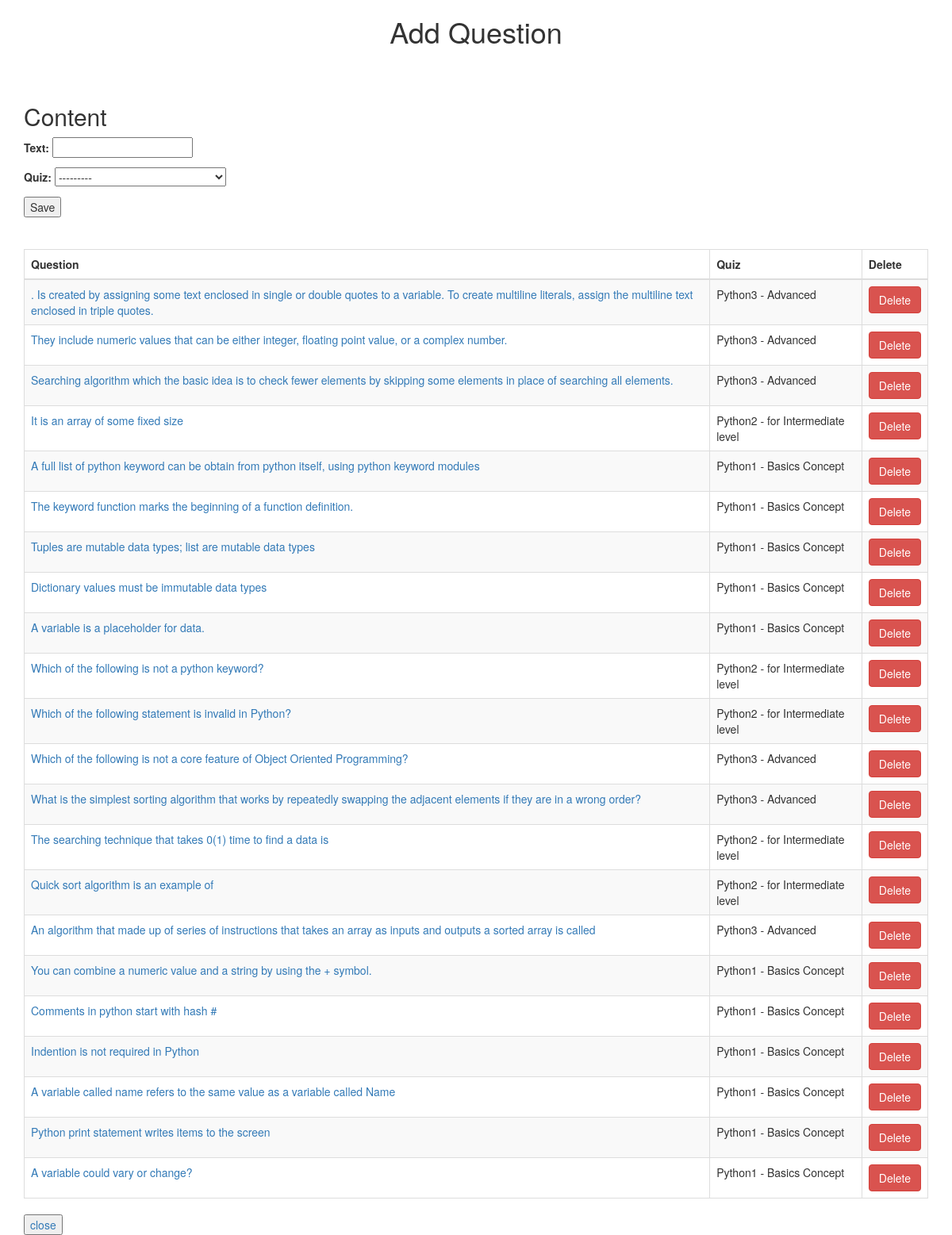
The app's page /add_question/ (signed in) with its own data.
### questions/models.py (models this page shows, shortened)
class Question(models.Model):
	text = models.CharField(max_length=200)
	quiz = models.ForeignKey(Quiz, on_delete = models.CASCADE)
	created = models.DateTimeField(auto_now_add = True)

### quizez/models.py (models this page shows, shortened)
class Quiz(models.Model):
    name = models.CharField(max_length=200)
    topic = models.CharField(max_length=200)
    number_of_questions = models.IntegerField()
    time = models.IntegerField(help_text="Duration of quiz in minutes")
    required_score_to_pass = models.IntegerField(
        help_text="Required Score to pass")
    difficulty = models.CharField(
        max_length=12, choices=DIFF_CHOICES, default="Select")
    def __str__(self):
        return f"{self.name} - {self.topic}"
    class Meta:
        verbose_name_plural = 'Quizes'

### quizez/views.py (the view)
# urls.py: path('add_question/', views.add_question, name='add_question'),
@login_required
def add_question(request):
    questions = Question.objects.all()
    questions = Question.objects.filter().order_by('-id')
    if request.method == "POST":
        form = QuestionForm(request.POST)
        if form.is_valid():
            form.save()
            return render(request, "quizez/add_question.html")
    else:
        form = QuestionForm()
    return render(request, "quizez/add_question.html", {'form': form, 'questions': questions})

### quizez/forms.py
class QuestionForm(forms.ModelForm):
    class Meta:
        model = Question
        fields = ('text', 'quiz')

### quizez/templates/quizez/add_question.html (shortened to what this page needs)
<!DOCTYPE html>
<html lang="en">
<head>
  <link rel="stylesheet" href="https://maxcdn.bootstrapcdn.com/bootstrap/3.4.1/css/bootstrap.min.css">
  <h1 class="text-center"> {% block title %} Add Question {% endblock %}</h1>
  {% block body %}
  <br>
  <br>
  <div class="container mt-4">
    <form action="/add_question/" method="POST"> {% csrf_token %}
      <h2>Content</h2>
      {{ form.as_p }}
      <button type="submit">Save</button>
    </form>
</head>
<br>
<table class="table">
  <table id="dtVerticalScrollExample" class="table table-striped table-bordered table-sm" cellspacing="0" width="100%">
    <thead>
      <tr>
        <th>Question</th>
        <th>Quiz</th>
        <th>Delete</th>
      </tr>
    </thead>
    {% for question in questions %}
    <tr>
      <td><a href="/add_options/{{question.id}}/">{{question.text}}</a></td>
      <td>{{question.quiz}}</td>
      <td><a href="/delete_question/{{question.id}}/" class="btn btn-danger">Delete</a></td>
    </tr>
    {% endfor %}
  </table>
  <div> <button><a href="/main">close</a></button></div>
  {% endblock %}

### records on screen
Question: text ". Is created by assigning some text enclosed in single or double quotes to a variable. To create multiline literals, assign the multiline text enclosed in triple quotes.", quiz "Python3 - Advanced"
Question: text "They include numeric values that can be either integer, floating point value, or a complex number.", quiz "Python3 - Advanced"
Question: text "Searching algorithm which the basic idea is to check fewer elements by skipping some elements in place of searching all elements.", quiz "Python3 - Advanced"
Question: text "It is an array of some fixed size", quiz "Python2 - for Intermediate level"
Question: text "A full list of python keyword can be obtain from python itself, using python keyword modules", quiz "Python1 - Basics Concept"
Question: text "The keyword function marks the beginning of a function definition.", quiz "Python1 - Basics Concept"
Question: text "Tuples are mutable data types; list are mutable data types", quiz "Python1 - Basics Concept"
Question: text "Dictionary values must be immutable data types", quiz "Python1 - Basics Concept"
Question: text "A variable is a placeholder for data.", quiz "Python1 - Basics Concept"
Question: text "Which of the following is not a python keyword?", quiz "Python2 - for Intermediate level"
Question: text "Which of the following statement is invalid in Python?", quiz "Python2 - for Intermediate level"
Question: text "Which of the following is not a core feature of Object Oriented Programming?", quiz "Python3 - Advanced"
Question: text "What is the simplest sorting algorithm that works by repeatedly swapping the adjacent elements if they are in a wrong order?", quiz "Python3 - Advanced"
Question: text "The searching technique that takes 0(1) time to find a data is", quiz "Python2 - for Intermediate level"
Question: text "Quick sort algorithm is an example of", quiz "Python2 - for Intermediate level"
Question: text "An algorithm that made up of series of instructions that takes an array as inputs and outputs a sorted array is called", quiz "Python3 - Advanced"
Question: text "You can combine a numeric value and a string by using the + symbol.", quiz "Python1 - Basics Concept"
Question: text "Comments in python start with hash #", quiz "Python1 - Basics Concept"
Question: text "Indention is not required in Python", quiz "Python1 - Basics Concept"
Question: text "A variable called name refers to the same value as a variable called Name", quiz "Python1 - Basics Concept"
Question: text "Python print statement writes items to the screen", quiz "Python1 - Basics Concept"
Question: text "A variable could vary or change?", quiz "Python1 - Basics Concept"
